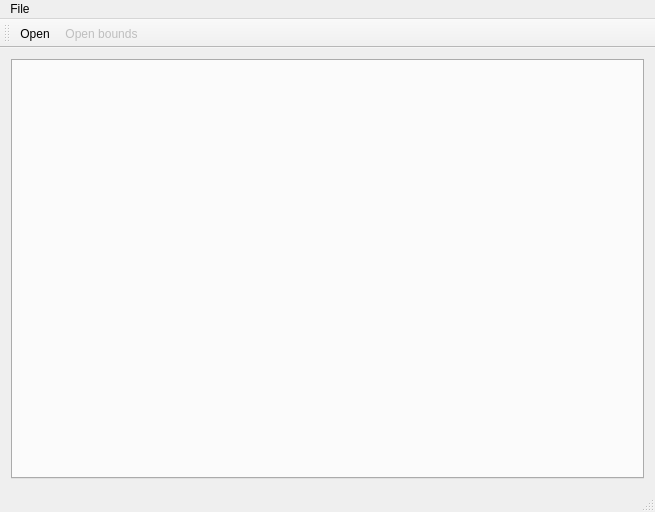
<?xml version="1.0" encoding="UTF-8"?>
<ui version="4.0">
 <class>FlowshopVisMainWindow</class>
 <widget class="QMainWindow" name="FlowshopVisMainWindow">
  <property name="geometry">
   <rect>
    <x>0</x>
    <y>0</y>
    <width>655</width>
    <height>512</height>
   </rect>
  </property>
  <property name="windowTitle">
   <string>Flow shop visualization tool</string>
  </property>
  <widget class="QWidget" name="centralWidget">
   <layout class="QVBoxLayout" name="verticalLayout">
    <item>
     <widget class="QTabWidget" name="tabWidget">
      <property name="currentIndex">
       <number>-1</number>
      </property>
      <property name="tabsClosable">
       <bool>true</bool>
      </property>
     </widget>
    </item>
   </layout>
  </widget>
  <widget class="QMenuBar" name="menuBar">
   <property name="geometry">
    <rect>
     <x>0</x>
     <y>0</y>
     <width>655</width>
     <height>43</height>
    </rect>
   </property>
   <widget class="QMenu" name="menuFile">
    <property name="title">
     <string>File</string>
    </property>
    <addaction name="actionOpen"/>
    <addaction name="actionOpenBounds"/>
   </widget>
   <addaction name="menuFile"/>
  </widget>
  <widget class="QToolBar" name="mainToolBar">
   <attribute name="toolBarArea">
    <enum>TopToolBarArea</enum>
   </attribute>
   <attribute name="toolBarBreak">
    <bool>false</bool>
   </attribute>
   <addaction name="actionOpen"/>
   <addaction name="actionOpenBounds"/>
  </widget>
  <widget class="QStatusBar" name="statusBar"/>
  <action name="actionOpen">
   <property name="icon">
    <iconset resource="resources/resources.qrc">
     <normaloff>:/fonts/font-awesome/solid/folder-open.svg</normaloff>:/fonts/font-awesome/solid/folder-open.svg</iconset>
   </property>
   <property name="text">
    <string>&amp;Open</string>
   </property>
   <property name="shortcut">
    <string>Ctrl+O</string>
   </property>
   <property name="visible">
    <bool>true</bool>
   </property>
   <property name="iconVisibleInMenu">
    <bool>true</bool>
   </property>
  </action>
  <action name="actionOpenBounds">
   <property name="enabled">
    <bool>false</bool>
   </property>
   <property name="icon">
    <iconset resource="resources/resources.qrc">
     <normaloff>:/fonts/font-awesome/solid/arrow-down-up-across-line.svg</normaloff>:/fonts/font-awesome/solid/arrow-down-up-across-line.svg</iconset>
   </property>
   <property name="text">
    <string>Open bounds</string>
   </property>
   <property name="visible">
    <bool>true</bool>
   </property>
  </action>
 </widget>
 <layoutdefault spacing="6" margin="11"/>
 <resources>
  <include location="resources/resources.qrc"/>
 </resources>
 <connections/>
</ui>
